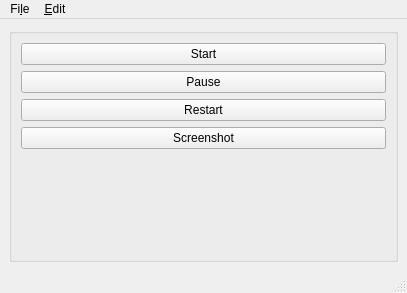
<?xml version="1.0" encoding="UTF-8"?>
<ui version="4.0">
 <class>MainWindow</class>
 <widget class="QMainWindow" name="MainWindow">
  <property name="geometry">
   <rect>
    <x>0</x>
    <y>0</y>
    <width>407</width>
    <height>293</height>
   </rect>
  </property>
  <property name="sizePolicy">
   <sizepolicy hsizetype="Fixed" vsizetype="Fixed">
    <horstretch>0</horstretch>
    <verstretch>0</verstretch>
   </sizepolicy>
  </property>
  <property name="windowTitle">
   <string>XQEMU Manager</string>
  </property>
  <widget class="QWidget" name="centralwidget">
   <property name="sizePolicy">
    <sizepolicy hsizetype="Minimum" vsizetype="Minimum">
     <horstretch>0</horstretch>
     <verstretch>0</verstretch>
    </sizepolicy>
   </property>
   <layout class="QHBoxLayout" name="horizontalLayout">
    <item>
     <widget class="QGroupBox" name="groupBox">
      <property name="sizePolicy">
       <sizepolicy hsizetype="Minimum" vsizetype="Minimum">
        <horstretch>0</horstretch>
        <verstretch>0</verstretch>
       </sizepolicy>
      </property>
      <property name="title">
       <string/>
      </property>
      <layout class="QVBoxLayout" name="verticalLayout">
       <item>
        <widget class="QPushButton" name="runButton">
         <property name="text">
          <string>Start</string>
         </property>
        </widget>
       </item>
       <item>
        <widget class="QPushButton" name="pauseButton">
         <property name="text">
          <string>Pause</string>
         </property>
        </widget>
       </item>
       <item>
        <widget class="QPushButton" name="restartButton">
         <property name="text">
          <string>Restart</string>
         </property>
        </widget>
       </item>
       <item>
        <widget class="QPushButton" name="screenshotButton">
         <property name="text">
          <string>Screenshot</string>
         </property>
        </widget>
       </item>
       <item>
        <spacer name="verticalSpacer">
         <property name="orientation">
          <enum>Qt::Vertical</enum>
         </property>
         <property name="sizeHint" stdset="0">
          <size>
           <width>20</width>
           <height>40</height>
          </size>
         </property>
        </spacer>
       </item>
      </layout>
     </widget>
    </item>
   </layout>
  </widget>
  <widget class="QStatusBar" name="statusbar"/>
  <widget class="QMenuBar" name="menubar">
   <property name="geometry">
    <rect>
     <x>0</x>
     <y>0</y>
     <width>407</width>
     <height>29</height>
    </rect>
   </property>
   <property name="defaultUp">
    <bool>false</bool>
   </property>
   <property name="nativeMenuBar">
    <bool>false</bool>
   </property>
   <widget class="QMenu" name="menuFile">
    <property name="title">
     <string>Fi&amp;le</string>
    </property>
    <addaction name="actionExit"/>
   </widget>
   <widget class="QMenu" name="menuEdit">
    <property name="title">
     <string>&amp;Edit</string>
    </property>
    <addaction name="actionSettings"/>
   </widget>
   <addaction name="menuFile"/>
   <addaction name="menuEdit"/>
  </widget>
  <action name="actionExit">
   <property name="text">
    <string>E&amp;xit</string>
   </property>
  </action>
  <action name="actionSettings">
   <property name="text">
    <string>&amp;Settings</string>
   </property>
  </action>
  <action name="actionAbout">
   <property name="text">
    <string>&amp;About</string>
   </property>
  </action>
 </widget>
 <resources/>
 <connections/>
</ui>
